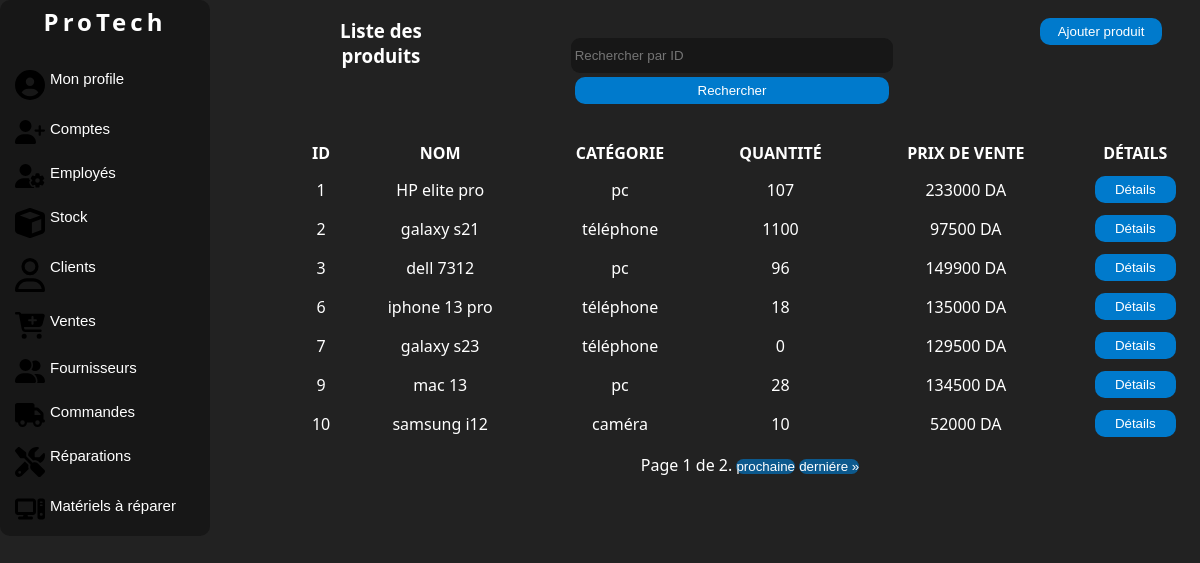
Screenshot of /produits/ (signed in) with the database file from the repository.
### manager/models.py (models this page shows, shortened)
class Product(models.Model):
    name = models.CharField(max_length=100, db_column='Nom', unique=True)
    category = models.ForeignKey(Category, on_delete=models.SET_DEFAULT, default=1, db_column='Catégorie')
    description = models.TextField(db_column='Description', default='Pas de description')
    quantity = models.PositiveIntegerField(default=0, blank=True, null=True, db_column='Quantité')
    initial_selling_price = models.PositiveIntegerField(default=0, db_column='Prix de vente initiale')
    suppliers = models.ManyToManyField(Supplier, through='Suppliying', db_column='Fournisseurs', related_name='products')
    class Meta:
        db_table = 'Produit'
        verbose_name = _('Produit')

class Category(models.Model):
    name = models.CharField(max_length=100, db_column='Nom')
    def __str__(self):
        return self.name
    class Meta:
        db_table = 'Catégorie'

### manager/views.py (the view)
# urls.py: path('produits/', views.ProductListView.as_view(), name='product-list'),
class ProductListView(LoginRequiredMixin,RoleRequiredMixin, ListView):
    model = Product
    template_name = 'listeproduit.html'  # replace with your template
    context_object_name = 'products'
    paginate_by = 7
    form_class = FilterForm
    required_roles = ['Admin', 'Employé']
    def get_queryset(self):
        queryset = super().get_queryset()
        query = self.request.GET.get('query')
        if query:
            queryset = queryset.filter(id=query)
        return queryset
    def get_context_data(self, **kwargs):
        context = super().get_context_data(**kwargs)
        context['form'] = FilterForm(self.request.GET)
        return context

### manager/forms.py
class FilterForm(forms.Form):
    query = forms.IntegerField(label='', required=False,
                               widget=forms.TextInput(attrs={'placeholder': 'Rechercher par ID'}))

### manager/views.py (called while the page is built)
    def dispatch(self, request, *args, **kwargs):
        if not request.user.is_authenticated:
            return self.handle_no_permission()
        if not self.required_roles:  # if no role is required, continue
            return super().dispatch(request, *args, **kwargs)
        if not request.user.employee.role in self.required_roles:
            messages.error(request, 'Vous n\'avez pas la permission de consulter cette page.')
            return redirect('dashboard')  # or wherever
        return super().dispatch(request, *args, **kwargs)

### manager/templates/listeproduit.html (shortened to what this page needs)
{% load static %}
{% load auth_extras %}
<!DOCTYPE html>
<html lang="en">
<head>
    <link rel="stylesheet" href="{% static 'css/style.css' %}">
    <link rel="stylesheet" href="{% static 'css/accueil.css' %}">
</head>
<body>
<div class="corp">
    <div class="nav">
        <div class="logo">
            <a href="{% url 'home' %}" class="link"><h2>ProTech</h2></a>
        </div>
        <br>
        <button class="value" onclick="location.href='{% url 'dashboard' %}';">
             Mon profile
        </button>
        {% if request.user.employee.role == 'Admin' %}
        <button class="value" onclick="location.href='{% url 'account-list' %}';">
            Comptes
        </button>
        <button class="value" onclick="location.href='{% url 'employee-list' %}';">
            Employés
        </button>
        {% endif %}
        {% if request.user.employee.role == 'Admin' or request.user.employee.role == 'Employé' %}
        <button class="value" onclick="location.href='{% url 'products-list' %}';">
            Stock
        </button>
        {% endif %}
        <button class="value" onclick="location.href='{% url 'client-list' %}';">
            Clients
        </button>
        {% if request.user.employee.role == 'Admin' or request.user.employee.role == 'Employé' %}
        <button class="value" onclick="location.href='{% url 'sale-list' %}';">
            Ventes
        </button>
        <button class="value" onclick="location.href='{% url 'supplier-list' %}';">
            Fournisseurs
        </button>
        <button class="value" onclick="location.href='{% url 'purchase-order-list' %}';">
            Commandes
        </button>
        {% endif %}
        {% if request.user.employee.role == 'Admin' or request.user.employee.role == 'Réparateur' %}
        <button class="value" onclick="location.href='{% url 'repair-list' %}';">
            Réparations
        </button>
        <button class="value" onclick="location.href='{% url 'hardware-list' %}';">
            Matériels à réparer
        </button>
        {% endif %}
    </div>
    <div class="liste">
        <div class="c1">
            <div class="colone1"><h3>Liste des produits</h3></div>
            <div class="colone1">
                <form method="GET" action="">
                    {{ form }}
                    <button class="button" type="submit">Rechercher</button>
                </form>
            </div>
            <div class="colone1">
                <button class="button"><a href="{% url 'add-product' %}" class="link">Ajouter produit</a></button>
            </div>
        </div>
        <div class="c2">
            {% if products %}
            <table>
                <thead>
                <tr>
                    <th>Id</th>
                    <th>Nom</th>
                    <th>Catégorie</th>
                    <th>Quantité</th>
                    <th>Prix de vente</th>
                    <th>Détails</th>
                </tr>
                </thead>
                <tbody id="tbody">
                {% for product in products %}
                <tr>
                    <td>{{ product.id }}</td>
                    <td>{{ product.name }}</td>
                    <td>{{ product.category }}</td>
                    <td>{{ product.quantity }}</td>
                    <td>{{ product.initial_selling_price }} DA</td>
                    <td>
                        <button class="button" id="detai"
                                onclick="location.href='{% url 'product-detail' product.id %}';">Détails
                        </button>
                    </td>
                </tr>
                {% endfor %}
                </tbody>
            </table>
            {% else %}
            <p>Pas de produits trouvés.</p>
            {% endif %}
            <div class="pagination">
                <span class="step-links">
                    <span class="current">
                        Page {{ page_obj.number }} de {{ page_obj.paginator.num_pages }}.
                    </span>
                    {% if page_obj.has_next %}
                     <button class="but">  <a href="?page={{ page_obj.next_page_number }}">prochaine</a></button>
                      <button class="but">  <a
                              href="?page={{ page_obj.paginator.num_pages }}">derniére &raquo;</a></button>
                    {% endif %}
                </span>
            </div>
        </div>
    </div>
</body>
</html>

### manager/static/css/style.css (style rules this page uses)
* { padding: 0; margin: 0; }
body { background:#222 ; color: #fff; font-family:system-ui ; }
.corp { display: grid; grid-template-columns: 25% 75%; }
form { margin: auto; text-align: center; padding: 3%; }
input { width: 62%; height: 27px; outline: none; border: none; background: #111111a7; margin: 4px 0px; border-radius:9px ; padding: 4px; color:#fff; }
.button { width: 62%; height: 27px; border-radius:10px ; border: none; cursor: pointer; background: #007acc; color: white; transition: 0.7s; }
.but { border-radius:10px ; border: none; cursor: pointer; background: #007acca2; color: white; transition: 0.7s; }
.pagination a { text-decoration: none; color: white; }
.nav { display: flex; flex-direction: column; width: 200px; background: #111111a7 ; justify-content: center; border-radius: 10px; transition: 1s; padding: 5px; overflow: hidden; }
.liste { text-align: center; display: grid; grid-template-rows: 20% 80%; }
.c1 { margin-top: 2%; display: grid; grid-template-columns: 18% 60% 22%; }
.c2 { margin-top: 2%; }
table { width: 100%; text-align: center; margin: 10px 0; }
table th { text-transform: uppercase; }
th,td { padding: 5px; padding-left: 1px; }
#detai { width: 70%; }

### manager/static/css/accueil.css (style rules this page uses)
* { padding: 0; margin: 0; }
body { background:#222 ; color: #fff; font-family:system-ui ; }
.link { text-decoration: none; color: white; }
.logo { text-align: center; letter-spacing: 4px; }
.value { font-size: 15px; background-color: transparent; border: none; padding: 10px; color: white; display: flex; position: relative; gap: 5px; cursor: pointer; border-radius: 10px; transition: 0.2s; box-sizing: border-box; }
.value::before { content: ""; position: absolute; top: 5px; left: -15px; width: 5px; height: 82%; background-color:#007acc ; border-radius: 5px; opacity: 0; transition: 1s; }
.value svg { width: 30px; }

### rows the page displays
Product: id "1", name "HP elite pro", category "pc", quantity "107", initial_selling_price "233000"
Product: id "2", name "galaxy s21", category "téléphone", quantity "1100", initial_selling_price "97500"
Product: id "3", name "dell 7312", category "pc", quantity "96", initial_selling_price "149900"
Product: id "6", name "iphone 13 pro", category "téléphone", quantity "18", initial_selling_price "135000"
Product: id "7", name "galaxy s23", category "téléphone", quantity "0", initial_selling_price "129500"
Product: id "9", name "mac 13", category "pc", quantity "28", initial_selling_price "134500"
Product: id "10", name "samsung i12", category "caméra", quantity "10", initial_selling_price "52000"

### other values shown
{{ page_obj.number }} "1"
{{ page_obj.paginator.num_pages }} "2"
